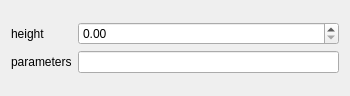
<?xml version="1.0" encoding="UTF-8"?>
<ui version="4.0">
 <class>Section2DInputWidget</class>
 <widget class="QWidget" name="Section2DInputWidget">
  <property name="geometry">
   <rect>
    <x>0</x>
    <y>0</y>
    <width>350</width>
    <height>96</height>
   </rect>
  </property>
  <property name="windowTitle">
   <string>Section 2D</string>
  </property>
  <layout class="QVBoxLayout" name="verticalLayout">
   <item>
    <layout class="QGridLayout" name="gridLayout">
     <item row="0" column="0">
      <widget class="QLabel" name="label">
       <property name="text">
        <string>height</string>
       </property>
      </widget>
     </item>
     <item row="0" column="1">
      <widget class="QDoubleSpinBox" name="doubleSpinBox"/>
     </item>
     <item row="1" column="0">
      <widget class="QLabel" name="label_2">
       <property name="text">
        <string>parameters</string>
       </property>
      </widget>
     </item>
     <item row="1" column="1">
      <widget class="QLineEdit" name="lineEdit"/>
     </item>
    </layout>
   </item>
  </layout>
 </widget>
 <layoutdefault spacing="6" margin="11"/>
 <resources/>
 <connections/>
</ui>
